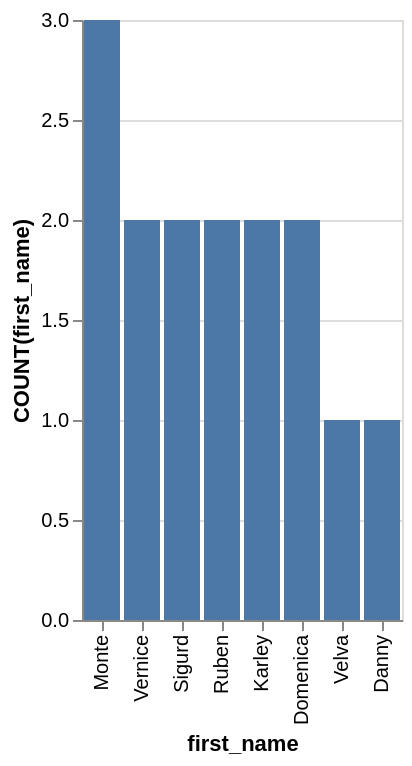

Vega-Lite specification for this chart:
### Vega-Lite specification from a JSON file in a GitHub repository (floating-point values rounded to 4 significant figures)
{"data": {"values": [{"x_data": "Monte", "y_data": 3}, {"x_data": "Vernice", "y_data": 2}, {"x_data": "Sigurd", "y_data": 2}, {"x_data": "Ruben", "y_data": 2}, {"x_data": "Karley", "y_data": 2}, {"x_data": "Domenica", "y_data": 2}, {"x_data": "Velva", "y_data": 1}, {"x_data": "Danny", "y_data": 1}]}, "mark": "bar", "encoding": {"x": {"field": "x_data", "type": "nominal", "title": "first_name", "sort": {"op": "sum", "field": "y_data", "order": "descending"}}, "y": {"field": "y_data", "type": "quantitative", "title": "COUNT(first_name)"}}}
